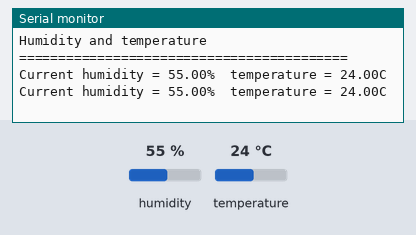
This sketch was run on a simulated ESP8266 (NodeMCU). Parts: the last lines printed to the serial monitor. The inputs (shaded band) are chosen by the test bench; at power-on: humidity 55 %, temperature 24 °C. WiFi joins after 1.5 s; servers stay silent unless stated.

Above: at 3.7 s.
3.8 s: humidity set to 22 %
At 4.8 s:
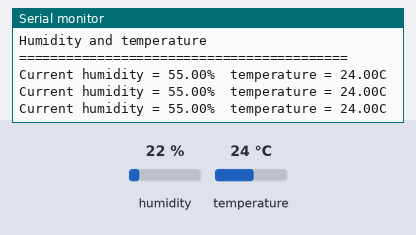
5.3 s: temperature set to 12 °C
At 6.7 s:
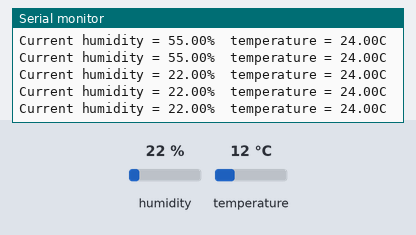
6.8 s: humidity set to 40 %
At 8.0 s:
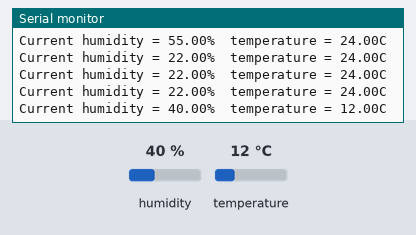
Timing chart, 0 to 9.8 s (numbered marks = the images above; inputs shaded):
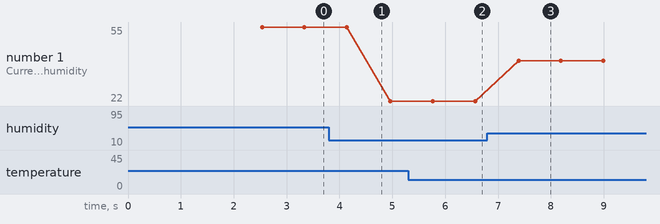

The sketch:

DHT11_Blynk.ino
```cpp
#include "DHT.h"
#define DHTTYPE DHT11
#include <ESP8266WiFi.h>
#define BLYNK_PRINT Serial
#include <BlynkSimpleEsp8266.h>
#define dht_dpin D3
DHT dht(dht_dpin, DHTTYPE);
char auth[] = "eqgju9ARz8JVN8zsWc580LdTxmwxKiAc";
char ssid[] = "IoT";
char pass[] = "88899922";
void setup(void)
{
  dht.begin();
  Serial.begin(9600);
  Blynk.begin(auth, ssid, pass);
  Serial.println("Humidity and temperature \n\n");
  Serial.println("==========================================");
  delay(700);
}
WidgetLCD lcd(V1);
void loop() {
    Blynk.run();
    float h = dht.readHumidity();
    float t = dht.readTemperature();
    Serial.print("Current humidity = ");
    Serial.print(h);
    Serial.print("%  ");
    Serial.print("temperature = ");
    Serial.print(t);
    Serial.println("C  ");
    Blynk.virtualWrite(V0, t);
    lcd.print(0,0,t);
    Blynk.virtualWrite(V2,t);
    if(t>=39){
      Blynk.notify("Kebakaran Kantor Anda");
    }
    delay(800);

}
```

Measured:
- after the input at 6.8 s, the serial monitor: prints a new line after 0.59 s (image 3)
- plotted number 1: 55 → 22 after the input at 3.8 s, 22 → 40 after the input at 6.8 s
